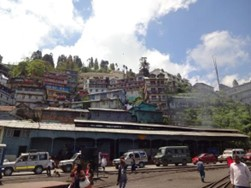
#> input picture Picture2.jpg, 251 x 188 px, found by its file name
$ python quantization.py
#> lines starting #> are read from the running program, lines starting #| are printed output that depends on the picture
import numpy as np
import cv2
import matplotlib.pyplot as plt

image_path = "D:\DIP impathon\Picture2.jpg"
image = cv2.imread(image_path, cv2.IMREAD_GRAYSCALE)
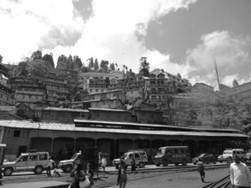
#> image: shape (188, 251); min 0, max 255, mean 128.2

if image is None:
    raise FileNotFoundError("Could not read the image. Please check the image path.")

quantization_table = {
    (0, 16): 7,
    (17, 31): 23,
    (32, 47): 39,
    (48, 63): 55,
    (64, 79): 71,
    (80, 95): 87,
    (96, 111): 102,
    (112, 127): 120,
    (128, 143): 135,
    (144, 158): 150,
    (159, 175): 165,
    (176, 192): 185,
    (193, 207): 199,
    (208, 223): 215,
    (224, 240): 232,
    (241, 255): 250
}

quantized_image = np.zeros_like(image)
for key, value in quantization_table.items():
    quantized_image[(image >= key[0]) & (image <= key[1])] = value

plt.figure(figsize=(10, 5))
plt.subplot(1, 2, 1)
plt.hist(image.flatten(), bins=256, range=(0, 255), color='b')
plt.title('Histogram of Original Image')
plt.xlabel('Pixel Value')
plt.ylabel('Frequency')

plt.subplot(1, 2, 2)
plt.hist(quantized_image.flatten(), bins=256, range=(0, 255), color='r')
plt.title('Histogram of Quantized Image')
plt.xlabel('Pixel Value')
plt.ylabel('Frequency')

cv2.imwrite("reconstructed_image.jpg", quantized_image)

plt.show()
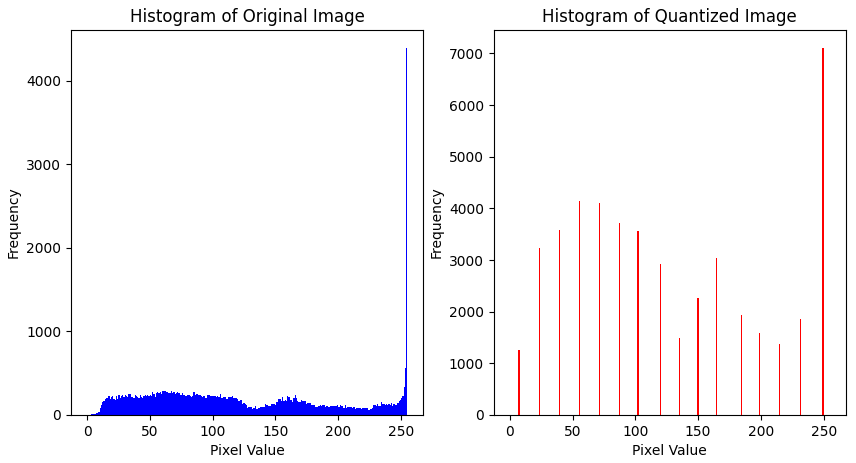
#> figure drawn by matplotlib, 2 panels; panel 1: tallest bar 4390 high, from x = 254 to 255; panel 2: tallest bar 7097 high, from x = 249 to 250
